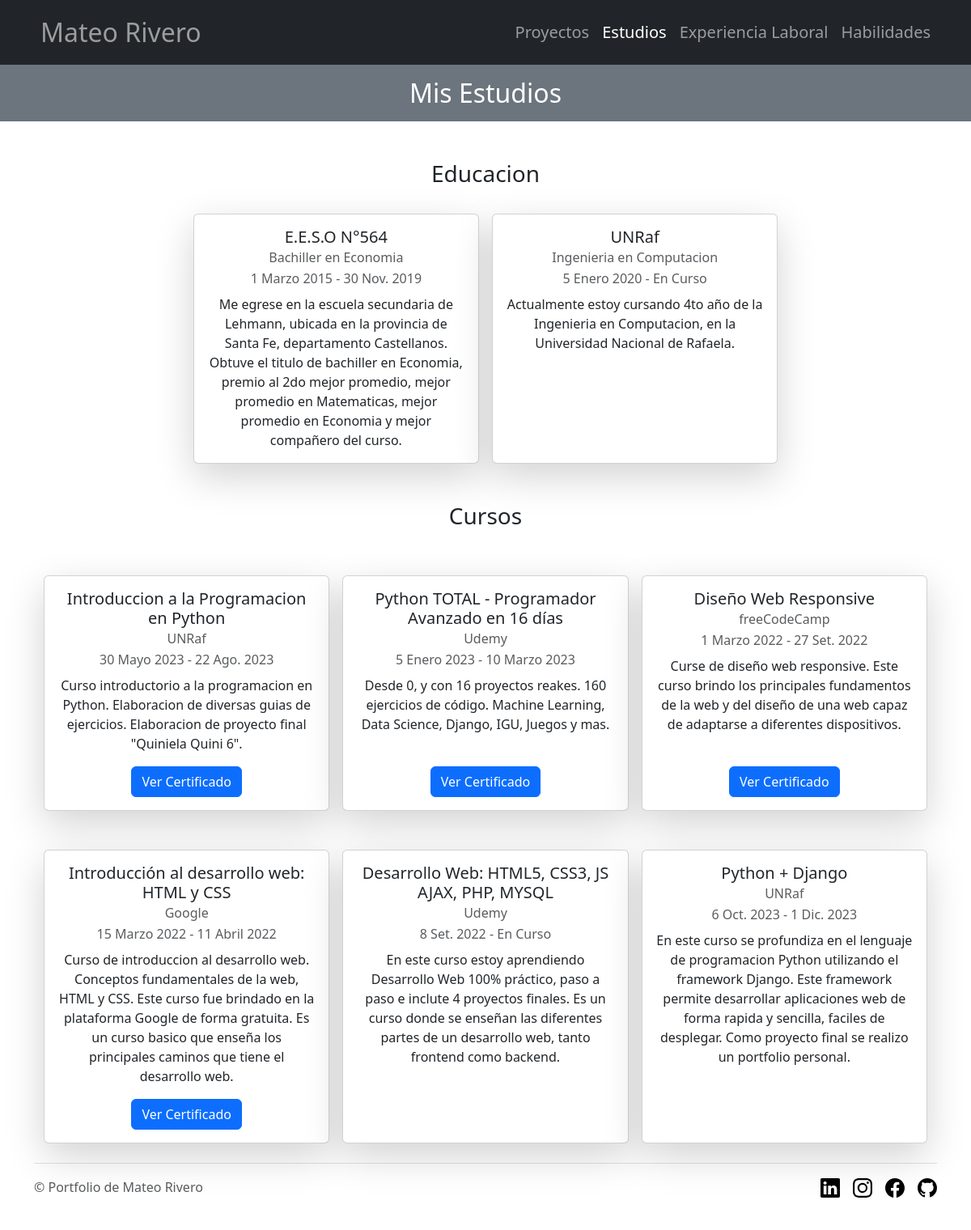
Page /studies/ on the committed database.
### portfolio_app/models.py (models this page shows, shortened)
class Studies(models.Model):
    title = models.CharField(max_length=50)
    subtitle = models.CharField(max_length=50)
    start_date = models.DateField()
    end_date = models.DateField(null=True, blank=True)
    description = models.TextField()
    class Meta:
        verbose_name = 'Studie'
        verbose_name_plural = 'Studies'

class Courses(models.Model):
    name = models.CharField(max_length=50)
    subtitle = models.CharField(max_length=50)
    start_date = models.DateField()
    end_date = models.DateField(null=True, blank=True)
    description = models.TextField()
    certificate = models.ImageField(upload_to='certificates/', null=True, blank=True)
    class Meta:
        verbose_name = 'Course'
        verbose_name_plural = 'Courses'

### portfolio_app/views.py (the view)
# urls.py: path('studies/', views.studies, name="studies"),
def studies(request):
    studies_list = Studies.objects.all()
    courses_list = Courses.objects.all()
    return render(request, 'studies.html', {
        'studies': studies_list,
        'courses': courses_list
        })

### portfolio_app/templates/studies.html (shortened to what this page needs)
{% extends "layouts/base.html" %}
{% block subtitle %}Mis Estudios{% endblock %}
{% block content %}
<div class="--bs-light-border-subtle p-4 text-center">
    <h3 class="text-dark">Educacion</h3>
</div>
<div class="container text-center">
  <div class="row justify-content-center gx-3 gy-5">
    {% for studie in studies %}
      <div class="col-md-4">
        <div class="card mx-auto h-100 shadow-lg">
          <div class="card-body d-flex flex-column">
            <h5 class="card-title">{{ studie.title }}</h5>
            <h6 class="card-subtitle mb-2 text-body-secondary">
              {{ studie.subtitle }}
            </h6>
            <h7 class="card-subtitle mb-2 text-body-secondary">
              {{ studie.start_date }} - {% if studie.end_date %}{{studie.end_date}}{%else%}En Curso{% endif %}
            </h7>
            <p class="card-text">{{ studie.description }}</p>
          </div>
        </div>
      </div>
    {% endfor %}
  </div>
</div>
<div class="--bs-light-border-subtle p-5 text-center">
    <h3 class="text-dark">Cursos</h3>
</div>
<div class="container text-center">
  <div class="row justify-content-center gx-3 gy-5">
    {% for course in courses %}
    <div class="col-md-4">
      <div class="card mx-auto h-100 shadow-lg">
        <div class="card-body d-flex flex-column">
          <h5 class="card-title">{{ course.name }}</h5>
          <h6 class="card-subtitle mb-2 text-body-secondary">
            {{ course.subtitle }}
          </h6>
          <h7 class="card-subtitle mb-2 text-body-secondary">
            {{ course.start_date }} - {% if course.end_date %}{{course.end_date}}{%else%}En Curso{% endif %}
          </h7>
          <p class="card-text">{{ course.description }}</p>
          {% if course.certificate %}
          <div class="mt-auto">
            <button type="button" class="btn btn-primary" onclick="window.open('{{ course.certificate.url }}', '_blank')">Ver Certificado</button>
          </div>
          {% endif %}
        </div>
      </div>
    </div>
    {% endfor %}
  </div>
</div>
{% endblock %}

### rows in the picture
Studies: title "E.E.S.O N°564", subtitle "Bachiller en Economia", start_date "1 Marzo 2015", end_date "30 Nov. 2019", description "Me egrese en la escuela secundaria de Lehmann, ubicada en la provincia de Santa Fe, departamento Castellanos. Obtuve el titulo de bachiller en Economia, premio al 2do mejor promedio, mejor promedio en Matematicas, mejor promedio en Economia y mejor compañero del curso."
Studies: title "UNRaf", subtitle "Ingenieria en Computacion", start_date "5 Enero 2020", shows "En Curso", description "Actualmente estoy cursando 4to año de la Ingenieria en Computacion, en la Universidad Nacional de Rafaela."
Courses: name "Introduccion a la Programacion en Python", subtitle "UNRaf", start_date "30 Mayo 2023", end_date "22 Ago. 2023", description "Curso introductorio a la programacion en Python. Elaboracion de diversas guias de ejercicios. Elaboracion de proyecto final \"Quiniela Quini 6\"."
Courses: name "Python TOTAL - Programador Avanzado en 16 días", subtitle "Udemy", start_date "5 Enero 2023", end_date "10 Marzo 2023", description "Desde 0, y con 16 proyectos reakes. 160 ejercicios de código. Machine Learning, Data Science, Django, IGU, Juegos y mas."
Courses: name "Diseño Web Responsive", subtitle "freeCodeCamp", start_date "1 Marzo 2022", end_date "27 Set. 2022", description "Curse de diseño web responsive. Este curso brindo los principales fundamentos de la web y del diseño de una web capaz de adaptarse a diferentes dispositivos."
Courses: name "Introducción al desarrollo web: HTML y CSS", subtitle "Google", start_date "15 Marzo 2022", end_date "11 Abril 2022", description "Curso de introduccion al desarrollo web. Conceptos fundamentales de la web, HTML y CSS. Este curso fue brindado en la plataforma Google de forma gratuita. Es un curso basico que enseña los principales caminos que tiene el desarrollo web."
Courses: name "Desarrollo Web: HTML5, CSS3, JS AJAX, PHP, MYSQL", subtitle "Udemy", start_date "8 Set. 2022", shows "En Curso", description "En este curso estoy aprendiendo Desarrollo Web 100% práctico, paso a paso e inclute 4 proyectos finales. Es un curso donde se enseñan las diferentes partes de un desarrollo web, tanto frontend como backend."
Courses: name "Python + Django", subtitle "UNRaf", start_date "6 Oct. 2023", end_date "1 Dic. 2023", description "En este curso se profundiza en el lenguaje de programacion Python utilizando el framework Django. Este framework permite desarrollar aplicaciones web de forma rapida y sencilla, faciles de desplegar. Como proyecto final se realizo un portfolio personal."
